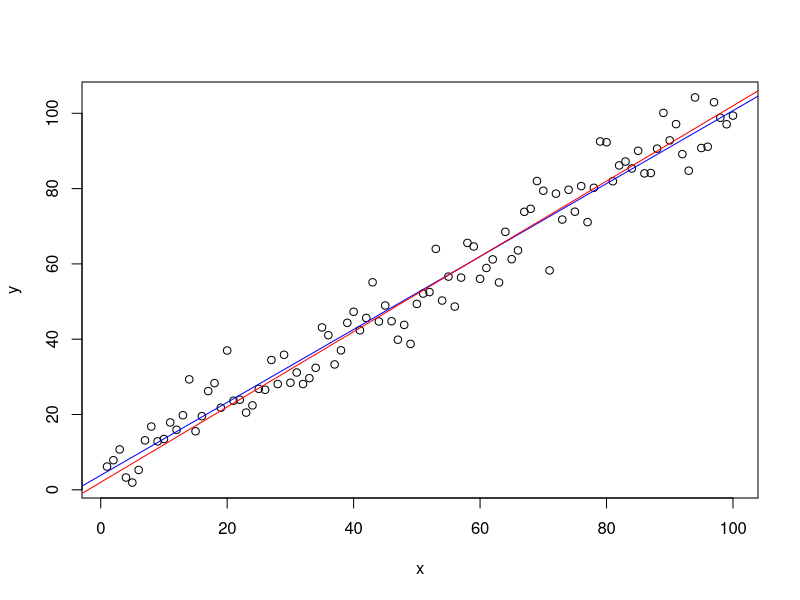

R code for this plot:
x <- rep(1:20,5)
x<- 1:100
a <- 2
b <- 1
yDet <- a + b * x
# y <- rnorm(20, mean=yDet,  sd= 2) 
#or create error term
epsilon <- rnorm(100, mean=0, sd=5)
y <- yDet + epsilon
plot(x,y)
reg <- lm(y~x)
summary(reg)
abline(reg,col="blue")
abline(a=a, b=b, col="red")
